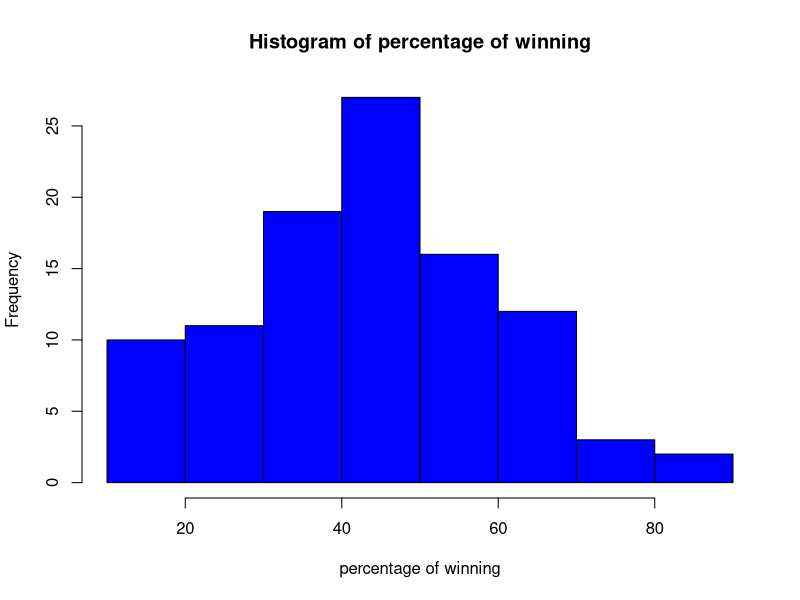

Reproduce this figure in R.
## ---- chunk 1

library(dplyr);library(ggplot2);library(tidyverse);library(stringr)

## roll the dice
roll_dice = function(){
  dice1 = sample(1:6, 1)
  dice2 = sample(1:6, 1)
  return(dice1 + dice2)
}

## generate some variables to store the important results
id = 1   ## number of iterations
#roll = NA
outcome = c()
result = c()

roll1 = roll_dice()
result = append(result, roll1)

if(roll1 %in% c(2, 3, 12)) {
outcome = append(outcome, "lose")
} else if (roll1 %in% c(7, 11)) {
outcome = append(outcome, "win")
} else {
res = c()
point = roll1
while(TRUE) {
  roll2 = roll_dice()  # Correct variable name
  id = id + 1
  res = append(res, roll2)  # Append roll2 to the result vector
  outcome = append(outcome, "continue playing")  # Append outcome for this iteration

  if (roll2 == 7) {
    outcome = append(outcome, "lose")  # Outcome for this roll
    break
  } else if (roll2 == point) {
    outcome = append(outcome, "win")  # Outcome for this roll
    break
  }
}
result = append(result, res)  # Append the subsequent rolls to result
}

# Print the results in a readable format
print(paste("ID:", id, "Rolls:", toString(result), "Outcome:", toString(outcome)))


## summarized the results to a single run
summarized = function(id, result, outcome){
  df = data.frame(id = rep(id, times = id ), result, outcome)
  n_rolls = df$id[1]
  outcome = df$outcome[nrow(df)]
  point = if(id == 1){
    point = NA
  }
  else{
    point = df$result[1]
  }
  return(tibble(n_rolls, outcome, point))
}

summarized(id, result = result, outcome)
## ---- chunk 2
#Function

crap_game1 =  function(){

  ## generate some variables to store the important results
  id = 1   ## number of iterations
  #roll = NA
  outcome = c()
  result = c()

  roll1 = roll_dice()
  result = append(result, roll1)

  if(roll1 %in% c(2, 3, 12)) {
    outcome = append(outcome, "lose")
  } else if (roll1 %in% c(7, 11)) {
    outcome = append(outcome, "win")
  } else {
    res = c()
    point = roll1
    while(TRUE) {
      roll2 = roll_dice()  # Correct variable name
      id = id + 1
      res = append(res, roll2)  # Append roll2 to the result vector
      outcome = append(outcome, "continue playing")  # Append outcome for this iteration

      if (roll2 == 7) {
        outcome = append(outcome, "lose")  # Outcome for this roll
        break
      } else if (roll2 == point) {
        outcome = append(outcome, "win")  # Outcome for this roll
        break
      }
    }
    result = append(result, res)  # Append the subsequent rolls to result
  }


  # Print the results in a readable format
  print(paste("ID:", id, "Rolls:", toString(result), "Outcome:", toString(outcome)))


  ## summarized the results to a single run
  summarized = function(id, result, outcome){
    df = data.frame(id = rep(id, times = id ), result, outcome)
    n_rolls = df$id[1]
    outcome = df$outcome[nrow(df)]
    point = if(id == 1){
      point = NA
    }
    else{
      point = df$result[1]
    }
    return(tibble(n_rolls, outcome, point))
  }

  print(summarized(id, result = result, outcome))



}
## Example Run

crap_game1()
## ---- chunk 3
# Define the crap_game function
crap_game = function(n = 100) {
  # Initialize a list to store summaries for each game
  game_summaries = list()

  for (i in 1:n) {
    id = 1   # Initialize the roll counter (number of rolls in the game)
    outcome = NA   # The final outcome of the game (win or lose)
    rolls = 0      # Number of rolls in the current game
    point = NA     # Initial point is NA by default

    # Roll the first dice (initial roll)
    roll1 = roll_dice()
    rolls = rolls + 1  # Increment the roll counter

    # Check if it's a win or lose on the first roll
    if (roll1 %in% c(2, 3, 12)) {
      outcome = "lose"  # Immediate loss
    } else if (roll1 %in% c(7, 11)) {
      outcome = "win"   # Immediate win
    } else {
      # If no immediate win/lose, set the point to the first roll
      point = roll1

      # Otherwise, keep rolling until the point is matched or a 7 is rolled
      while (TRUE) {
        roll2 = roll_dice()  # Roll the dice again
        rolls = rolls + 1  # Increment the roll counter

        if (roll2 == 7) {
          outcome = "lose"  # 7 means lose
          break
        } else if (roll2 == point) {
          outcome = "win"   # Point matched, win
          break
        }
      }
    }

    # Create a summary of the game
    game_summary <- data.frame(
      GameID = i,       # Game identifier
      Point = point,  # The initial roll (point), NA if win/lose on first roll
      TotalRolls = rolls,   # Total number of rolls (1 if immediate win/lose)
      Outcome = outcome     # Final outcome (win or lose)
    )

    # Store the summary for this game in the list
    game_summaries[[i]] = game_summary
  }

  # Combine all game summaries into a single data frame
  final_summary = do.call(rbind, game_summaries)

  # Return the final summarized results for all games
  return(final_summary)
}

# Example run the function for 10 games
x= crap_game(n = 10)
x

## ---- chunk 4
###This function summarizes the data frame and calculate the winning percentage ###

summarize_probability = function(df){
  wins = numeric()
  for (i in 1:nrow(df)){
    win = df[4][[1]][i]
    if (win == "win"){
      wins = append(wins, 1)
    }
    else{
      wins = append(wins, 0)
    }
  }
  y = (sum(wins)/(nrow(df)))*100
  x = paste("Your winning percentage after playing ",nrow(df), " games is: ", y, "%" )
  return(x)
}

x= crap_game(n = 10)

k = summarize_probability(x)
k

## ---- chunk 5
############### The variation of probability of winning for each game.############

## simulate 10 trials of 1000 games in each trail and calculate the probability of them.
## the function produces the all the probabilities for the specified trails and return a histogram
## of the frequency distribution.

variance_prob = function(n, iter = 10){
  w = character()
  for (i in 1:iter){
    xx = crap_game(n)
    k = summarize_probability(xx)
    prob = str_extract(str_squish(k), "\\d+(\\.\\d+)?\\s?%")
    w = append(w, prob)
  }
  prob_numeric = as.numeric(gsub("%", "", w))
  print(prob_numeric)
  var_p = paste("variance is: ", var(prob_numeric)," and the Standard Dev : ", sd(prob_numeric))
  print(var_p)

  return(hist(prob_numeric, col = "blue", main = "Histogram of percentage of winning",
             xlab = "percentage of winning"))
}

var_p = variance_prob(n = 10, iter = 100)


## ---- chunk 6
## 01) 
######## Analysis on the percentage of winning the game in the 1st attempt #######


probability_first_attempt = function(df){

  wins_df = df%>%
    filter(TotalRolls == 1) %>%
    mutate(win_status = ifelse(Outcome == "win", 1, 0))

  y = (sum(wins_df$win_status/(nrow(df))))*100
  x = paste("Your winning percentage after playing 1st time",nrow(df), " games is: ", y, "%" )
  return(x)
}

## returns the probability of winning at the 1st attempt.

probability_first_attempt(x)



## ---- chunk 7
# 02)
######## probability of not winning at the 1st attempt, but eventually wins #######

x2 = crap_game(1000)


probability_notFirst_attempt = function(df){

  wins_df = df%>%
    filter(TotalRolls == 1) %>%
    mutate(win_status = ifelse(Outcome == "win", 1, 0))

  y = ((nrow(wins_df))/nrow(df))*100
  x = paste("Your winning percentage after not winning the 1st time",nrow(df), " games is: ", y, "%" )
  return(x)
}

probability_notFirst_attempt(x2)
